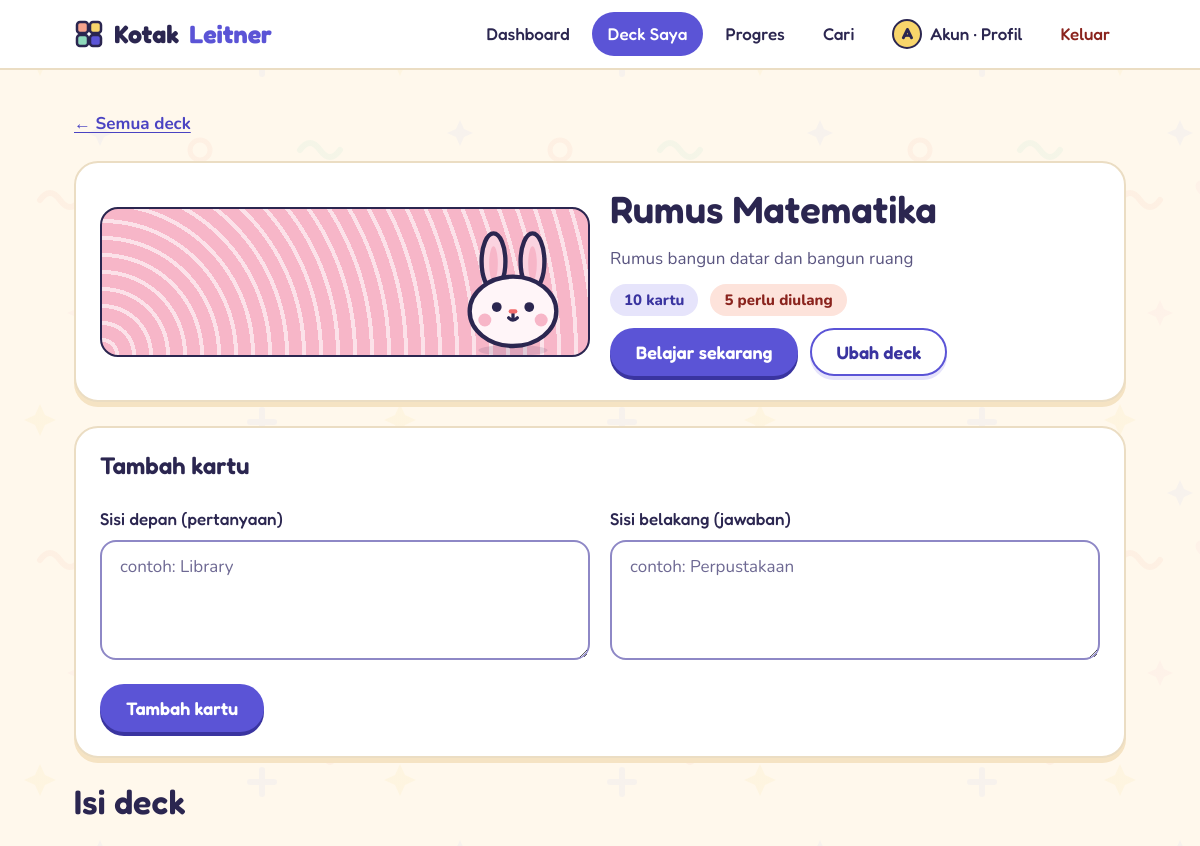
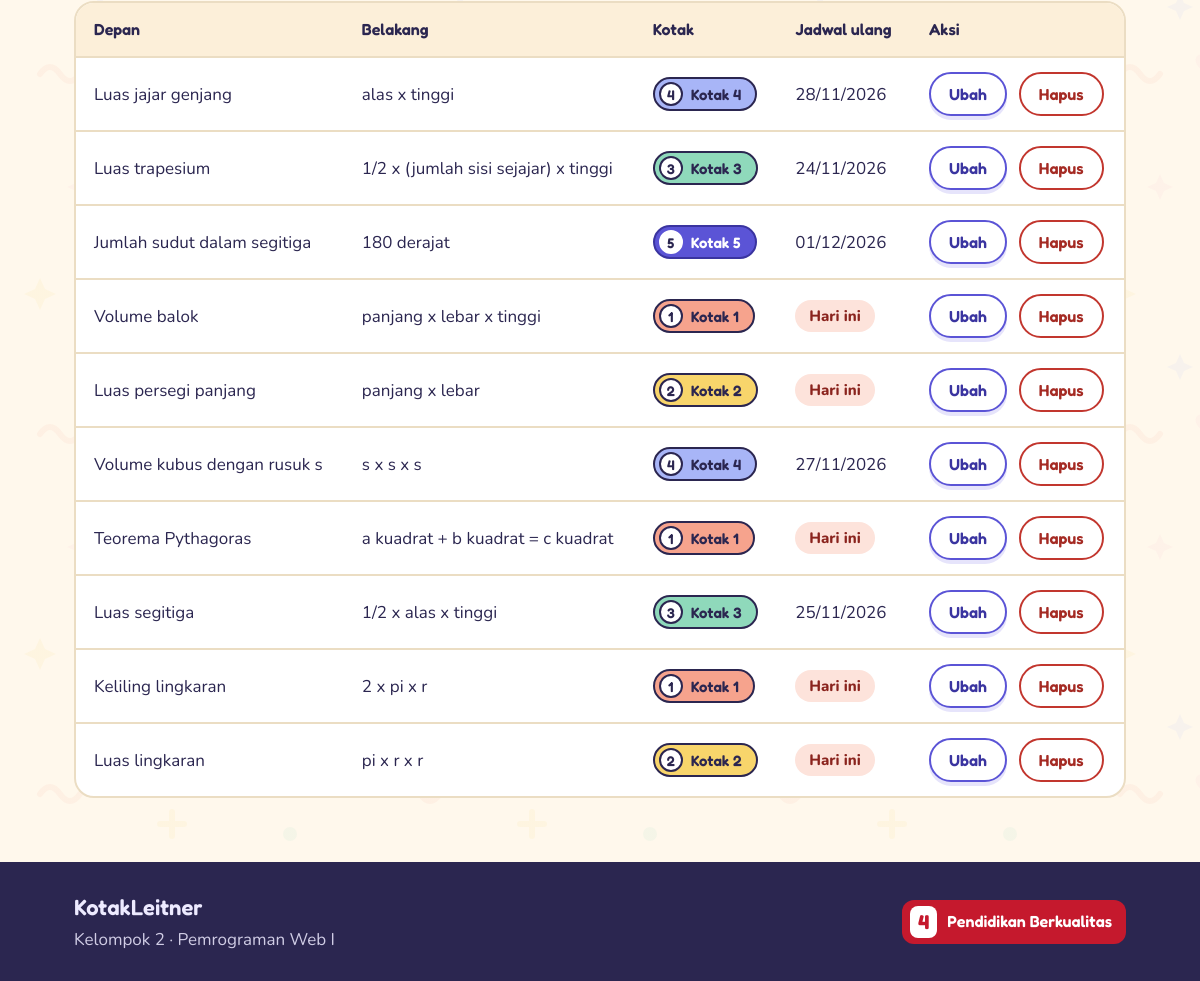
/kartu.php?deck=6 (signed in), run on the app's committed database (2 pictures, top to bottom).
### tables this page shows
CREATE TABLE deck (
  id INT AUTO_INCREMENT PRIMARY KEY,
  user_id INT NOT NULL,
  nama VARCHAR(60) NOT NULL,
  deskripsi VARCHAR(200) NOT NULL DEFAULT '',
  warna TINYINT NOT NULL DEFAULT 1,
  karakter VARCHAR(20) NOT NULL DEFAULT 'kucing',
  FOREIGN KEY (user_id) REFERENCES users(id) ON DELETE CASCADE
);

CREATE TABLE kartu (
  id INT AUTO_INCREMENT PRIMARY KEY,
  deck_id INT NOT NULL,
  depan VARCHAR(200) NOT NULL,
  belakang VARCHAR(300) NOT NULL,
  kotak TINYINT NOT NULL DEFAULT 1,
  jadwal DATE NOT NULL,
  FOREIGN KEY (deck_id) REFERENCES deck(id) ON DELETE CASCADE
);

### kartu.php (the view, shortened to what this page needs)
<?php
require_once 'cek_login.php';
$uid = (int)$_SESSION['user_id'];
$deck_id = isset($_GET['deck']) ? (int)$_GET['deck'] : 0;
$q = mysqli_query($conn, "SELECT * FROM deck WHERE id=$deck_id AND user_id=$uid");
$deck = mysqli_fetch_assoc($q);
$edit = null;
$mode_edit = ($edit !== null && $edit['id'] > 0);
$form = $edit !== null ? $edit : ['id' => 0, 'depan' => '', 'belakang' => ''];
$hasil = mysqli_query($conn, "SELECT * FROM kartu WHERE deck_id=$deck_id ORDER BY id DESC");
$daftar = [];
$ulang = 0;
$hari_ini = date('Y-m-d');
while ($row = mysqli_fetch_assoc($hasil)) {
    $daftar[] = $row;
    if ($row['jadwal'] <= $hari_ini) { $ulang++; }
}
include 'header.php';
?>
<div class="wrap stack">
  <a class="link" href="deck.php">&larr; Semua deck</a>
  <div class="card">
    <div class="grid g2" style="align-items:center">
      <div class="cv cv-<?= (int)$deck['warna'] ?> hasch" style="height:150px">
        <img class="cvchar" src="assets/img/<?= e($deck['karakter']) ?>.svg" height="130" alt="">
      </div>
      <div class="stack-s">
        <h1 style="font-size:38px"><?= e($deck['nama']) ?></h1>
        <?php if ($deck['deskripsi'] != ''): ?><p class="muted"><?= e($deck['deskripsi']) ?></p><?php endif; ?>
        <div class="row">
          <span class="chip"><?= count($daftar) ?> kartu</span>
          <?php if ($ulang > 0): ?>
            <span class="chip warm"><?= $ulang ?> perlu diulang</span>
          <?php else: ?>
            <span class="chip ok">Aman hari ini</span>
          <?php endif; ?>
        </div>
        <div class="row">
          <?php if ($ulang > 0): ?>
            <a class="btn btn-pri" href="belajar.php?deck=<?= $deck_id ?>&amp;baru=1">Belajar sekarang</a>
          <?php endif; ?>
          <a class="btn btn-sec" href="deck.php?edit=<?= $deck_id ?>#form-deck">Ubah deck</a>
        </div>
      </div>
    </div>
  </div>
  <form class="card stack" method="post" action="kartu.php?deck=<?= $deck_id ?>" id="form-kartu">
    <h3><?= $mode_edit ? 'Ubah kartu' : 'Tambah kartu' ?></h3>
    <div class="grid g2">
      <div class="field">
        <label for="depan">Sisi depan (pertanyaan)</label>
        <textarea class="input" id="depan" name="depan" maxlength="200" placeholder="contoh: Library"><?= e($form['depan']) ?></textarea>
      </div>
      <div class="field">
        <label for="belakang">Sisi belakang (jawaban)</label>
        <textarea class="input" id="belakang" name="belakang" maxlength="300" placeholder="contoh: Perpustakaan"><?= e($form['belakang']) ?></textarea>
      </div>
    </div>
    <div class="row">
      <button class="btn btn-pri" type="submit"><?= $mode_edit ? 'Simpan perubahan' : 'Tambah kartu' ?></button>
    </div>
  </form>
  <h2>Isi deck</h2>
  <?php if (count($daftar) == 0): ?>
    <div class="empty">
      <img src="assets/img/maskot-tidur.svg" alt="" width="160" height="173">
      <h3>Deck ini masih kosong</h3>
      <p class="muted">Tambahkan kartu pertamamu lewat formulir di atas.</p>
    </div>
  <?php else: ?>
    <div class="tblbox">
      <table class="tbl">
        <thead>
          <tr><th>Depan</th><th>Belakang</th><th>Kotak</th><th>Jadwal ulang</th><th>Aksi</th></tr>
        </thead>
        <tbody>
          <?php foreach ($daftar as $k): ?>
            <tr>
              <td><?= e($k['depan']) ?></td>
              <td><?= e($k['belakang']) ?></td>
              <td><?= badge_kotak($k['kotak']) ?></td>
              <td>
                <?php if ($k['jadwal'] <= $hari_ini): ?>
                  <span class="chip warm">Hari ini</span>
                <?php else: ?>
                  <?= e(date('d/m/Y', strtotime($k['jadwal']))) ?>
                <?php endif; ?>
              </td>
              <td>
                <div class="row">
                  <a class="btn btn-sec btn-sm" href="kartu.php?deck=<?= $deck_id ?>&amp;edit=<?= (int)$k['id'] ?>#form-kartu">Ubah</a>
                  <form method="post" action="kartu.php?deck=<?= $deck_id ?>" onsubmit="return confirm('Hapus kartu ini?');">
                    <button class="btn btn-dan-o btn-sm" type="submit">Hapus</button>
                  </form>
                </div>
              </td>
            </tr>
          <?php endforeach; ?>
        </tbody>
      </table>
    </div>
  <?php endif; ?>
</div>
<?php include 'footer.php'; ?>

### koneksi.php (shortened to what this page needs)
<?php
function e($teks) {
    return htmlspecialchars($teks, ENT_QUOTES, 'UTF-8');
}
function badge_kotak($k) {
    return '<span class="bdg k' . (int)$k . '"><i>' . (int)$k . '</i>Kotak ' . (int)$k . '</span>';
}

### assets/style.css (style rules this page uses)
:root { --bg:#FFF8EC;--sand:#FCEFD9;--sand2:#F5E3C3;--line:#EBDDC3;--edge:#8E88C6;--ink:#2B2650;--ink2:#5A5580;--pri:#5B54D6;--pri-d:#4A43C2;--pri-dd:#3A34A0;--pri-l:#E6E4FB;--pri-ll:#F3F2FD;--coral:#F6A38D;--coral-l:#FDE3DB;--coral-d:#8A231D;--yellow:#F8D56B;--yellow-l:#FFF1C2;--mint:#8FD9BB;--mint-l:#D8F3E6;--sky:#A8B5F7;--pink:#F7B6C8;--ok:#1F7A58;--danger:#C2362E;--hd:'Fredoka','Baloo 2',system-ui,sans-serif;--bd:'Nunito',system-ui,sans-serif }
html,body { margin:0;padding:0;min-height:100% }
.kl,.kl * { box-sizing:border-box }
.kl h1,.kl h2,.kl h3,.kl h4 { font-family:var(--hd);font-weight:600;margin:0;line-height:1.2;color:var(--ink) }
.kl h1 { font-size:48px }
.kl h2 { font-size:34px }
.kl h3 { font-size:24px }
.kl p { margin:0 }
.kl .muted { color:var(--ink2) }
.kl a { color:var(--pri-d) }
.kl .wrap { max-width:1100px;margin:0 auto;padding:0 24px;width:100% }
.kl .btn { display:inline-flex;align-items:center;justify-content:center;gap:8px;min-height:48px;padding:0 24px;border-radius:999px;border:2px solid transparent;font-family:var(--hd);font-weight:600;font-size:18px;line-height:1;text-decoration:none;cursor:pointer;transition:transform .15s,background .15s,box-shadow .15s,border-color .15s;white-space:nowrap }
.kl .btn-pri { background:var(--pri);color:#fff;box-shadow:0 4px 0 var(--pri-dd) }
.kl .btn-sec { background:#fff;color:var(--pri-dd);border-color:var(--pri);box-shadow:0 4px 0 var(--pri-l) }
.kl .btn-dan-o { background:#fff;color:#A52B24;border-color:var(--danger) }
.kl .btn-sm { min-height:44px;padding:0 18px;font-size:16px }
.kl .link { color:var(--pri-d);font-weight:700;text-underline-offset:3px }
.kl .field { display:flex;flex-direction:column;gap:8px }
.kl .field label { font-family:var(--hd);font-weight:500;font-size:17px }
.kl .input { width:100%;min-height:52px;padding:12px 18px;border-radius:16px;border:2px solid var(--edge);background:#fff;font-family:var(--bd);font-size:17px;color:var(--ink);transition:border-color .15s,box-shadow .15s }
.kl .input::placeholder { color:#6E6993 }
.kl textarea.input { min-height:120px;resize:vertical;line-height:1.5 }
.kl .card { background:#fff;border:2px solid var(--line);border-radius:24px;padding:24px;box-shadow:0 5px 0 var(--sand2) }
.kl .bdg { display:inline-flex;align-items:center;gap:8px;padding:3px 14px 3px 4px;border-radius:999px;font-family:var(--hd);font-weight:600;font-size:15px;line-height:1.4;border:2px solid var(--ink);color:var(--ink);white-space:nowrap }
.kl .bdg i { font-style:normal;width:24px;height:24px;border-radius:50%;background:#fff;border:2px solid var(--ink);display:inline-flex;align-items:center;justify-content:center;font-size:14px }
.kl .k1 { background:#F6A38D }
.kl .k2 { background:#F8D56B }
.kl .k3 { background:#8FD9BB }
.kl .k4 { background:#A8B5F7 }
.kl .k5 { background:#5B54D6;color:#fff;border-color:#3A34A0 }
.kl .k5 i { color:var(--ink);border-color:#fff }
.kl .chip { display:inline-flex;align-items:center;gap:6px;padding:4px 14px;border-radius:999px;background:var(--pri-l);color:var(--pri-dd);font-weight:800;font-size:15px }
.kl .chip.warm { background:var(--coral-l);color:#8A231D }
.kl .tbl { width:100%;border-collapse:separate;border-spacing:0;background:#fff;border:2px solid var(--line);border-radius:20px;overflow:hidden }
.kl .tbl th { background:var(--sand);font-family:var(--hd);font-weight:600;text-align:left;padding:14px 18px;font-size:16px;white-space:nowrap }
.kl .tbl td { padding:14px 18px;border-top:2px solid var(--line);vertical-align:middle }
.kl .tbl tbody tr { transition:background .15s }
.kl .tblbox { overflow-x:auto }
.kl .cv { border-radius:18px;border:2px solid var(--ink) }
.kl .cv-6 { background-color:#F7B6C8;background-image:repeating-radial-gradient(circle at 0 100%,transparent 0 13px,rgba(255,255,255,.6) 13px 17px) }
.kl .cv.hasch { position:relative;overflow:hidden }
.kl .cvchar { position:absolute;right:10px;bottom:-4px;width:auto }
.kl .stack { display:flex;flex-direction:column;gap:24px }
.kl .stack-s { display:flex;flex-direction:column;gap:12px }
.kl .row { display:flex;align-items:center;gap:12px;flex-wrap:wrap }
.kl .grid { display:grid;gap:20px }
.kl .g2 { grid-template-columns:repeat(2,1fr) }
.kl form { margin:0 }
.kl button.btn,.kl button.qpill { font-family:var(--hd) }

### data on the page
deck: karakter (picture), nama "Rumus Matematika", deskripsi "Rumus bangun datar dan bangun ruang"
kartu: depan "Luas jajar genjang", belakang "alas x tinggi", kotak "4", jadwal "28/11/2026"
kartu: depan "Luas trapesium", belakang "1/2 x (jumlah sisi sejajar) x tinggi", kotak "3", jadwal "24/11/2026"
kartu: depan "Jumlah sudut dalam segitiga", belakang "180 derajat", kotak "5", jadwal "01/12/2026"
kartu: depan "Volume balok", belakang "panjang x lebar x tinggi", kotak "1", jadwal "Hari ini"
kartu: depan "Luas persegi panjang", belakang "panjang x lebar", kotak "2", jadwal "Hari ini"
kartu: depan "Volume kubus dengan rusuk s", belakang "s x s x s", kotak "4", jadwal "27/11/2026"
kartu: depan "Teorema Pythagoras", belakang "a kuadrat + b kuadrat = c kuadrat", kotak "1", jadwal "Hari ini"
kartu: depan "Luas segitiga", belakang "1/2 x alas x tinggi", kotak "3", jadwal "25/11/2026"
kartu: depan "Keliling lingkaran", belakang "2 x pi x r", kotak "1", jadwal "Hari ini"
kartu: depan "Luas lingkaran", belakang "pi x r x r", kotak "2", jadwal "Hari ini"

### other printed values
substr($_SESSION['nama'], 0, 1) "A"
nama_depan($_SESSION['nama']) "Akun"
count($daftar) "10"
$ulang "5"
